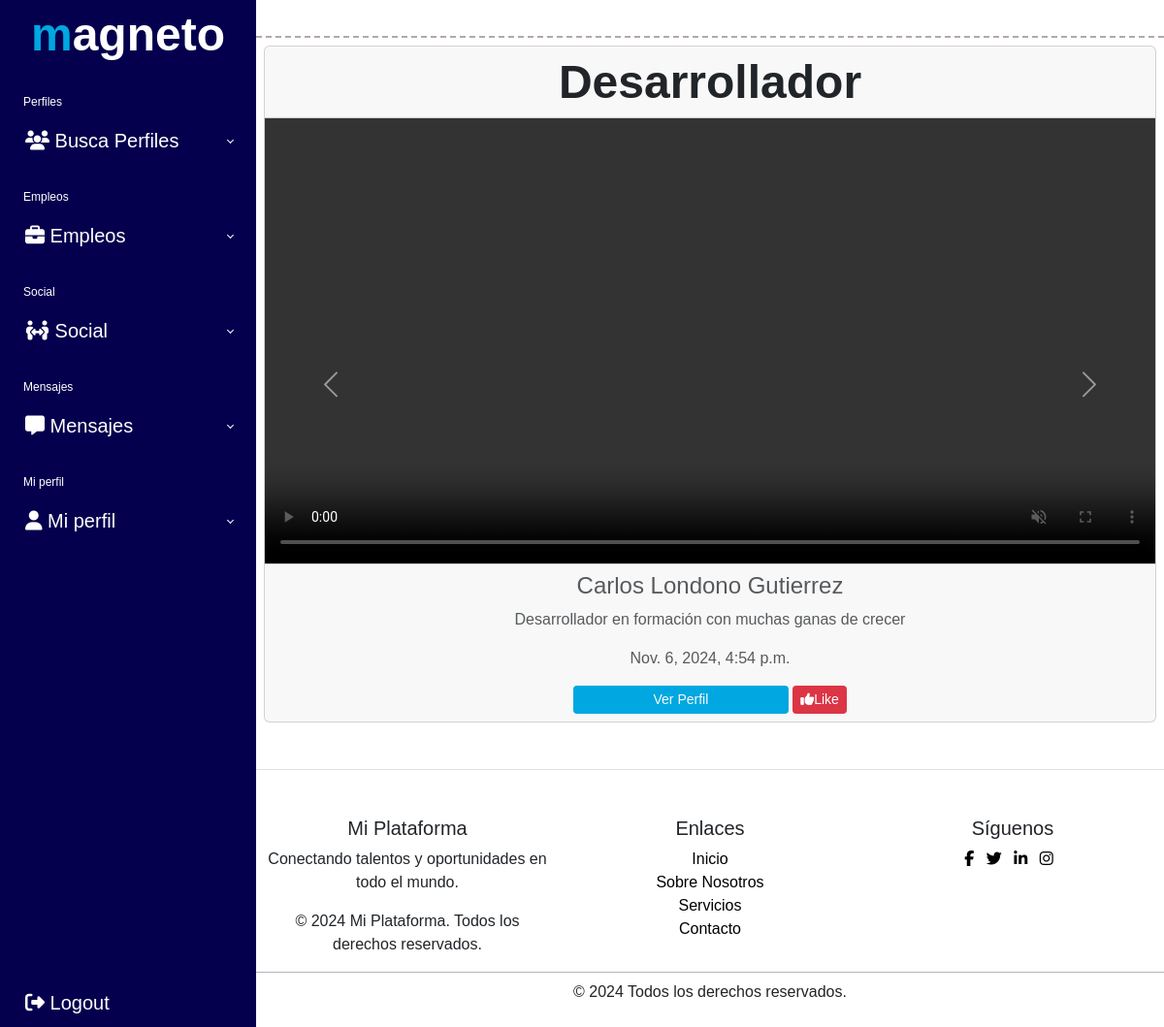
Page /videos_aspirantes_disponibles/ (signed in) on the committed database.
### buscador_aspirante/models.py (models this page shows, shortened)
class Video_post(models.Model):
    aspirante = models.ForeignKey(Aspirante, on_delete=models.CASCADE)
    titulo = models.CharField(max_length=255)
    descripcion = models.TextField()
    fecha_creacion = models.DateTimeField(default=timezone.now)
    video_post = models.FileField(upload_to='videos_post_aspirante/')
    palabras_clave = models.TextField()
    likes = models.ManyToManyField(User, related_name='likes_VideoPostAspirante', blank=True)
    embeddings = models.TextField(blank=True, null=True)

### users/models.py (models this page shows, shortened)
class Aspirante(models.Model):
    usuario = models.OneToOneField(User, on_delete=models.CASCADE)
    hoja_vida = models.FileField(upload_to='hojas_de_vida/')
    descripcion = models.TextField()
    objetivos = models.TextField()
    sector_laboral = models.CharField(max_length=50, choices=SectoresLaborales.choices)
    gustos_intereses = models.TextField()
    salario = MoneyField(
        max_digits=14,
        decimal_places=2,
        default_currency='COP',  # Moneda predeterminada para Colombia
        currency_choices=[
            ('COP', 'Peso colombiano (COP)'),  # Empleos locales
            ('USD', 'Dólar estadounidense (USD)'),  # Empleos virtuales (EE.UU.)
            ('EUR', 'Euro (EUR)'),  # Empleos virtuales (Europa)
            ('GBP', 'Libra esterlina (GBP)'),  # Empleos virtuales (Reino Unido)
            ('CAD', 'Dólar canadiense (CAD)'),  # Empleos virtuales (Canadá)
            ('AUD', 'Dólar australiano (AUD)'),  # Empleos virtuales (Australia)
            ('BTC', 'Bitcoin (BTC)'),  # Criptomonedas
            ('ETH', 'Ethereum (ETH)'),  # Criptomonedas
        ]
    )
    MODALIDAD_TRABAJO = [('virtual', 'virtual'), ('presencial', 'presencial'), ('mixto', 'mixto'), ('cualquiera', 'cualquiera')]
    modalidad_trabajo = models.CharField(max_length=50, choices=MODALIDAD_TRABAJO)
    disponibilidad_de_empezar = models.DateField()
    disponibilidad_viajar = models.BooleanField(default=False)
    proyectos = models.FileField(upload_to='proyectos/', blank=True, null=True)
    competencias_tecnicas = models.TextField()
    habilidades_blandas = models.TextField()
    palabras_clave = models.TextField(blank=True, null=True)
    redes_sociales = models.OneToOneField(RedesSociales, on_delete=models.CASCADE, null=True, blank=True)
    idioma_natal = models.CharField(max_length=20, choices=Idiomas.choices)  # Almacena idiomas y niveles
    video_presentacion = models.FileField(upload_to='videos_presentacion/')
    embeddings = models.TextField(blank=True, null=True)  # Para almacenar embeddings en formato JSON

class User(AbstractBaseUser, PermissionsMixin):
    nombre = models.CharField(max_length=255)
    email = models.EmailField(unique=True)
    documento_identidad = models.CharField(max_length=20)
    indicativo_pais = models.CharField(max_length=50, choices=IndicativoPais.choices)
    telefono = models.CharField(max_length=20)
    pais = models.CharField(max_length=50, choices=Paises.choices)
    ciudad = models.CharField(max_length=100)
    foto_perfil = models.ImageField(upload_to='profile_photos/', default='profile_photos/default_profile.jpg',
                                        null=True, blank=True)
    tipo_usuario = models.CharField(max_length=10, choices=TipoUsuario.choices)
    is_active = models.BooleanField(default=True)
    is_staff = models.BooleanField(default=False)
    is_superuser = models.BooleanField(default=False)
    objects = UserManager()
    USERNAME_FIELD = 'email'
    REQUIRED_FIELDS = ['nombre']

### buscador_reclutador/views.py (the view)
# urls.py: path('videos_aspirantes_disponibles/', views.videos_aspirantes_disponibles, name='videos_aspirantes_disponibles'),
def videos_aspirantes_disponibles(request):
    reclutador_empresa = Reclutador_empresa.objects.get(usuario=request.user)
    embedding_empresa = np.array(json.loads(reclutador_empresa.embeddings)).flatten()
    videos_posts = Video_post.objects.all()
    videos = []
    for video in videos_posts:
        video_embedding = np.array(json.loads(video.embeddings))
        similitud = calcular_similitud(embedding_empresa, video_embedding)
        videos.append((video, similitud))
    videos.sort(key=lambda x: x[1], reverse=True)
    return render(request, 'videos_aspirantes_disponibles.html', {'videos': videos})

### buscador_reclutador/views.py (called while the page is built)
def calcular_similitud(embedding_aspirante, embedding_empleo):
    dot_product = np.dot(embedding_aspirante, embedding_empleo)
    norm_aspirante = np.linalg.norm(embedding_aspirante)
    norm_empleo = np.linalg.norm(embedding_empleo)
    return dot_product / (norm_aspirante * norm_empleo)

### buscador_reclutador/templates/videos_aspirantes_disponibles.html (shortened to what this page needs)
{% extends 'base_reclutador.html' %}{% load static %}
{% block content %}
<div id="videoCarousel" class="carousel slide mt-2 mx-2" data-bs-ride="false">
    <div class="carousel-inner">
        {% for video, similitud in videos %}
            <div class="carousel-item {% if forloop.first %}active{% endif %} z-1 position-relative card">
                <h2 class="card-header titulo_magneto_2" >{{video.titulo}}</h2>
                <video id="video{{ forloop.counter }}" class="d-block w-100 card-body m-0 p-0" controls muted>
                    <source src="{{ video.video_post.url }}" type="video/mp4">
                </video>
                <div class="card-footer text-body-secondary">
                    <h4>{{video.aspirante.usuario.nombre}}</h4>
                    <p>{{video.descripcion|truncatewords:50}}</p>
                    <p>{{video.fecha_creacion}}</p>
                    <a href="{% url 'base_ver_perfil_aspirante' video.aspirante.id %}" class="btn btn-outline-light btn-sm w-25 fondo_azul border-0">Ver Perfil</a>
                    <form action="{% url 'toggle_like_video_post_aspirante' video.aspirante.id %}" method="post" class="btn btn-danger btn-outline-info btn-sm border-0">
                      <button type="submit" class="border-0 bg-transparent text-white">
                        {% if request.user in video.likes.all %}
                        <i class="fas fa-thumbs-down"></i>Dislike
                        {% else %}
                          <i class="fas fa-thumbs-up" type="submit"></i>Like
                        {% endif %}
                      </button>
                  </form>
                </div>
            </div>
        {% endfor %}
    </div>
    <button class="carousel-control-prev" type="button" data-bs-target="#videoCarousel" data-bs-slide="prev" style="top: 50%; transform: translateY(-50%);">
        <span class="carousel-control-prev-icon" aria-hidden="true"></span>
    </button>
    <button class="carousel-control-next" type="button" data-bs-target="#videoCarousel" data-bs-slide="next" style="top: 50%; transform: translateY(-50%);">
        <span class="carousel-control-next-icon" aria-hidden="true"></span>
    </button>
</div>
{% endblock %}

### redSocialMagneto/static/styles/sidebar.css (style rules this page uses)
a { text-decoration: none; }
.titulo_magneto_2 { font-size: 3rem; font-family: 'Minimo', sans-serif !important; font-weight: bold; }
.fondo_azul { background-color: rgb(0, 167, 225); }
* { box-sizing: border-box; margin: 0; padding: 0; font-family: Arial, Helvetica, sans-serif; }

### rows in the picture
Video_post: titulo "Desarrollador", aspirante.usuario.nombre "Carlos Londono Gutierrez", descripcion "Desarrollador en formación con muchas ganas de crecer", fecha_creacion "Nov. 6, 2024, 4:54 p.m.", shows "Like"
